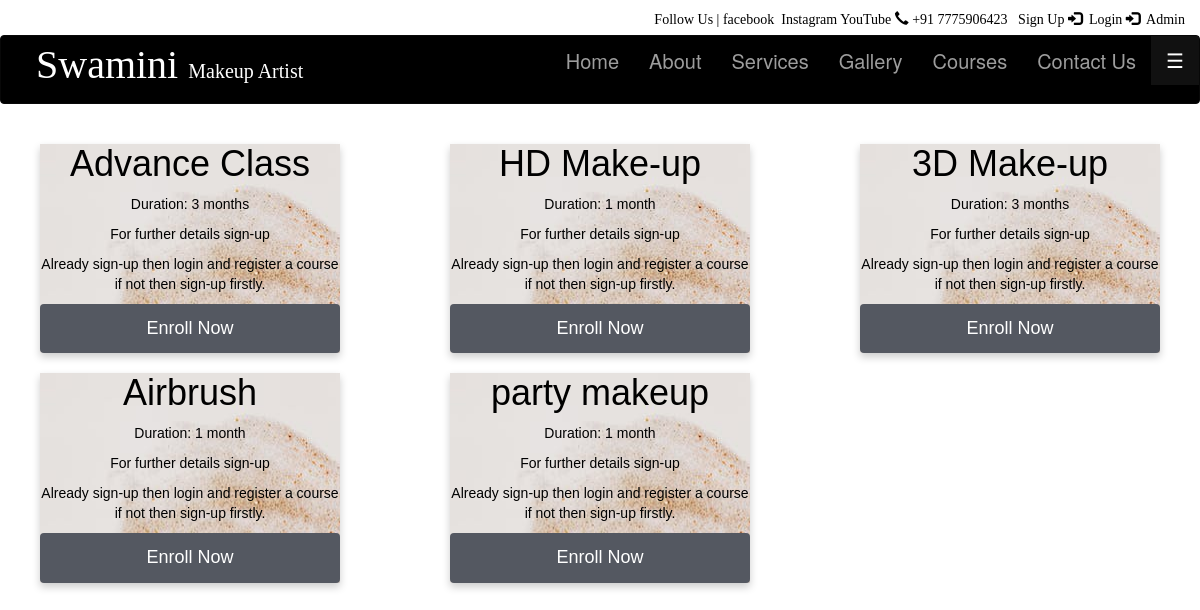
/cources.php, run on the app's committed database.
### tables this page shows
CREATE TABLE IF NOT EXISTS `cource` (
  `courceid` int(30) NOT NULL,
  `courcename` varchar(30) NOT NULL,
  `rates` double NOT NULL,
  `duration` varchar(30) NOT NULL,
  `des` varchar(300) NOT NULL,
  PRIMARY KEY (`courceid`)
);

### cources.php (the view, shortened to what this page needs)
<?php
include ("header.php");
?>
<div class="row">
<?php
include("connection.php");
$rs=mysqli_query($cn,"select * from cource ");
$i=0;
while($a=mysqli_fetch_array($rs))
{
$cm=$a["courcename"];
$du=$a["duration"];
echo "<div class='col-md-4'>";
echo "<div class=\"card main\">";
echo "<h1 class=\"main\">$cm</h1>";
echo "<p class=\"Duration:\">Duration: $du</p>
 <p>For further details sign-up</p>
 <p>Already sign-up then login and register a course if not then sign-up firstly.</p>
  <a href=\"signup.php\"><button class=\"btn btn-info\">Enroll Now</button></a>
  ";
echo "</div></div>";
$i++;
if($i==3)
{
echo "</div>";
echo "<div class=\"row\">";
$i=0;
}
}
?>
</div>

### cources.php (style rules this page uses)
.main { background-image: url("images/banner5.jpeg"); color :#000; }
body { color: #fff; background-image: url("images/banner6.jpeg"); background-position: center; background-repeat: no-repeat; background-size: cover; }
.card { box-shadow: 0 4px 8px 0 rgba(0, 0, 0, 0.2); max-width: 300px; margin: auto; text-align: center; font-family: arial; }
.card button { border: none; outline: 0; padding: 12px; color: white; background-color: #545861; text-align: center; cursor: pointer; width: 100%; font-size: 18px; }

### data on the page
cource: courcename "Advance Class", duration "3 months"
cource: courcename "HD Make-up", duration "1 month"
cource: courcename "3D Make-up", duration "3 months"
cource: courcename "Airbrush", duration "1 month"
cource: courcename "party makeup", duration "1 month"
